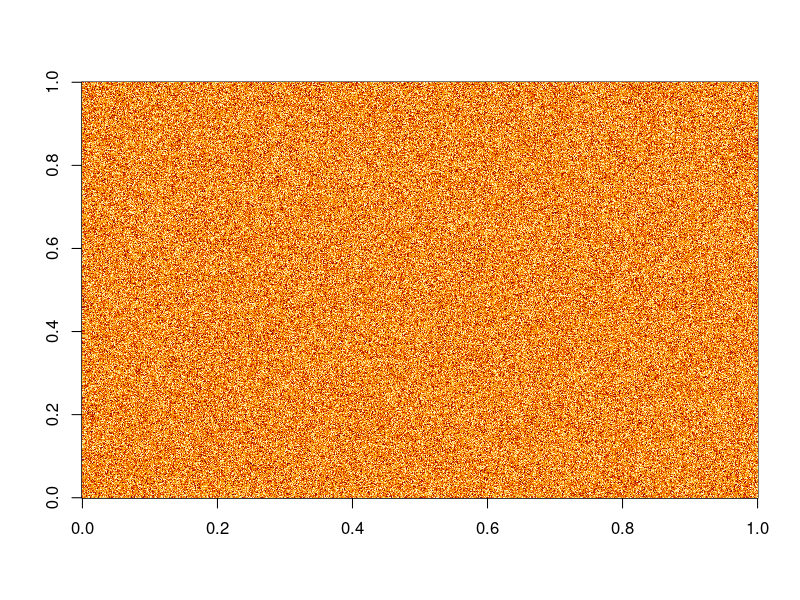
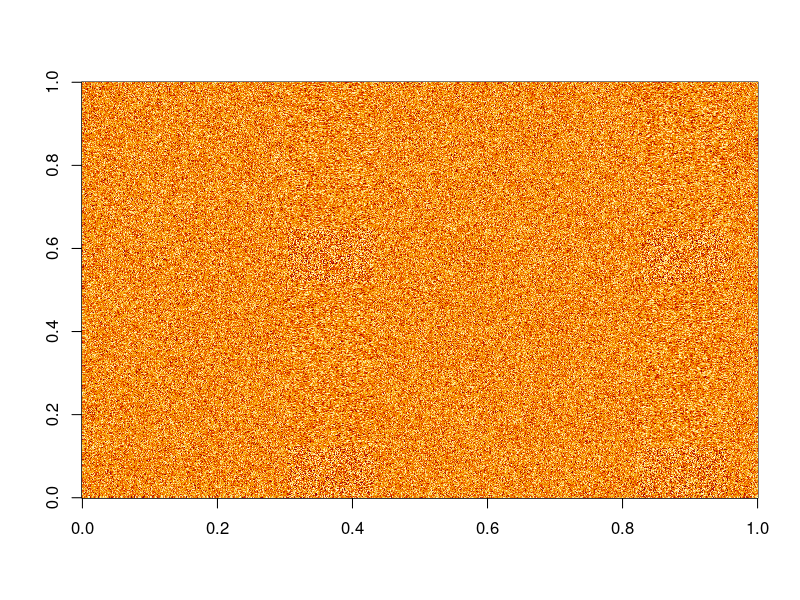
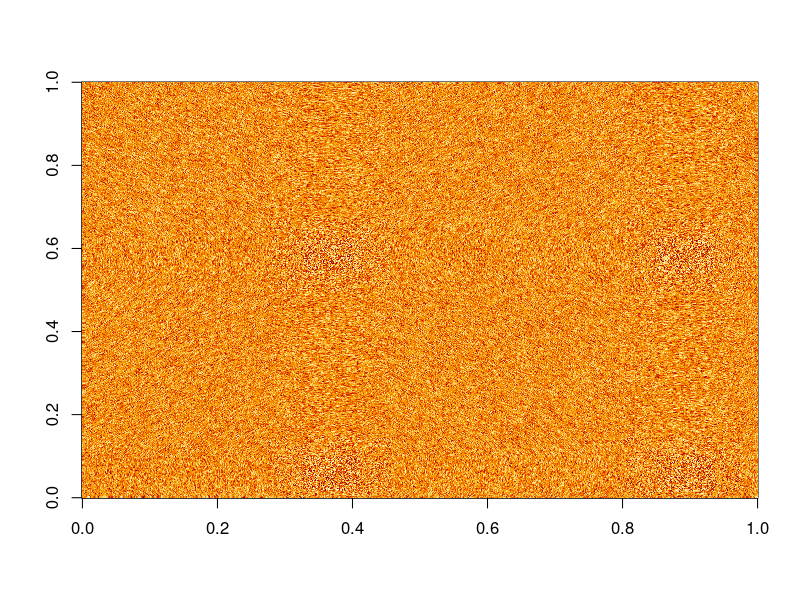
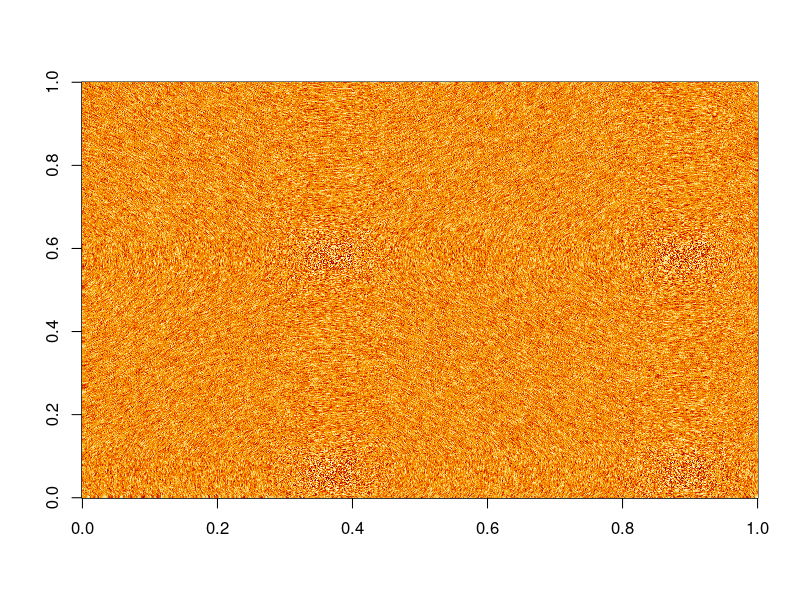
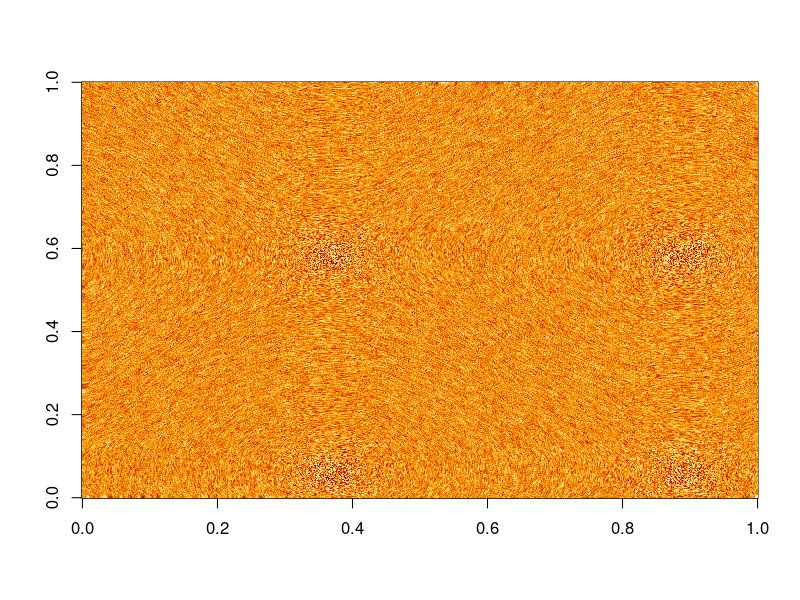
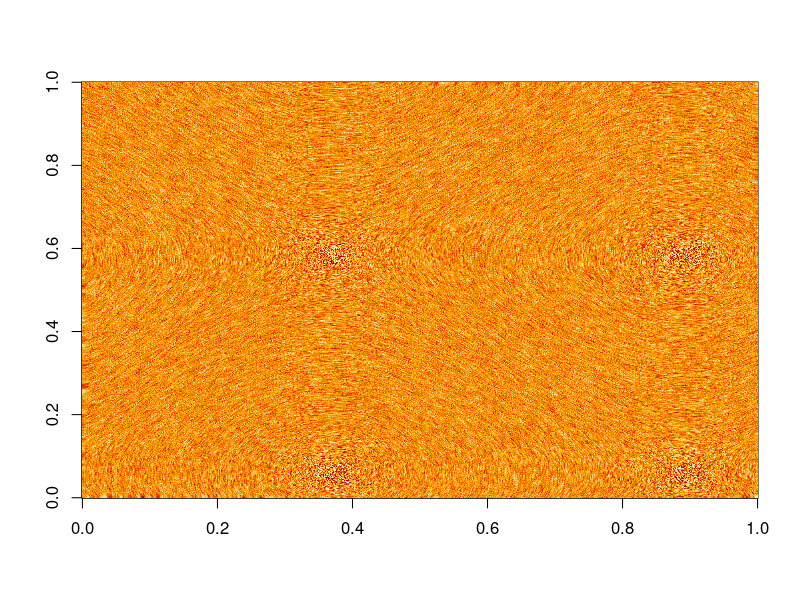
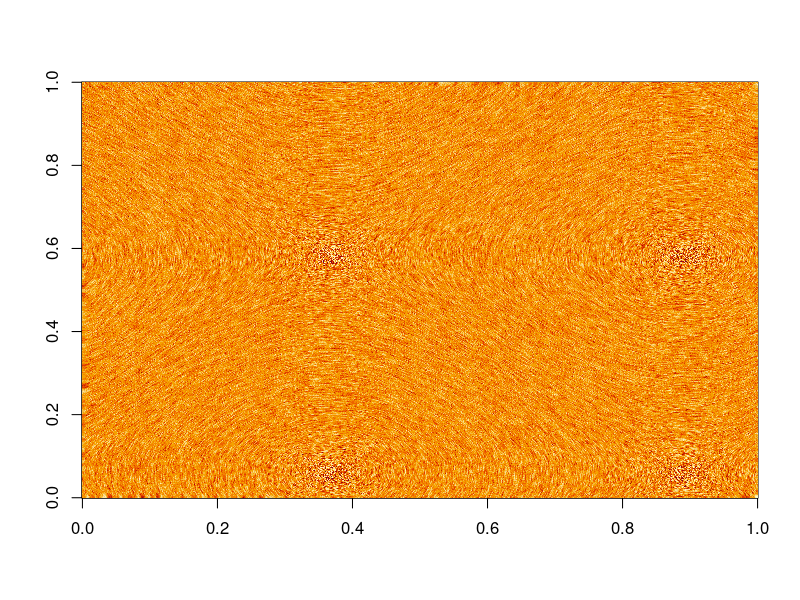
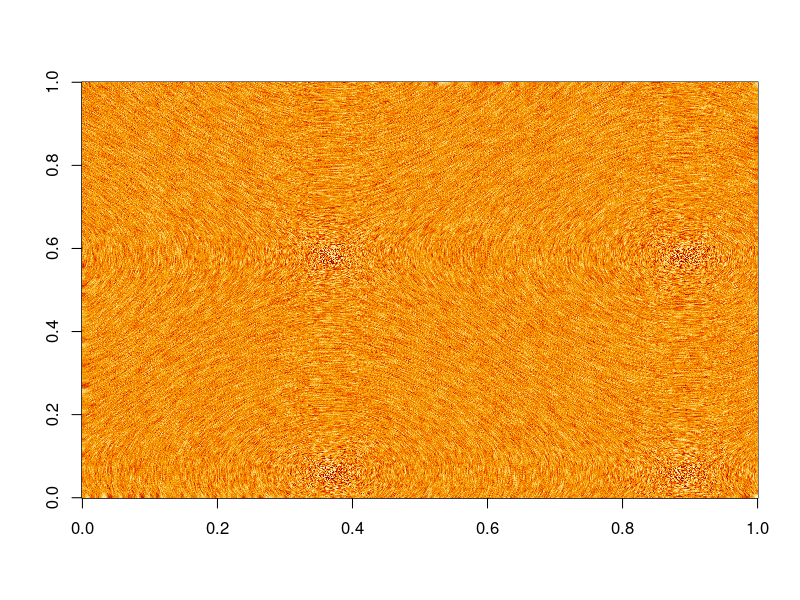

The R source for these figures, in order: (Note: a time limit stopped this script after it produced the figures.)
# vector field visualization
vector_field <- function(
  f,  # Function describing the vector field
  xmin=0, xmax=1, ymin=0, ymax=1,
  width=600, height=600,
  iterations=50,
  epsilon=.01,
  trace=TRUE
) {
  z <- matrix(runif(width*height),nr=height)
  i_to_x <- function(i) xmin + i / width  * (xmax - xmin)
  j_to_y <- function(j) ymin + j / height * (ymax - ymin)
  x_to_i <- function(x) pmin( width,  pmax( 1, floor( (x-xmin)/(xmax-xmin) * width  ) ) )
  y_to_j <- function(y) pmin( height, pmax( 1, floor( (y-ymin)/(ymax-ymin) * height ) ) )
  i <- col(z)
  j <- row(z)
  x <- i_to_x(i)
  y <- j_to_y(j)
  res <- z
  for(k in 1:iterations) {
    v <- matrix( f(x, y), nc=2 )
    x <- x+.01*v[,1]
    y <- y+.01*v[,2]
    i <- x_to_i(x)
    j <- y_to_j(y)
    res <- res + z[cbind(i,j)]
    if(trace) {
      cat(k, "/", iterations, "\n", sep="")
      dev.hold()
      image(res)
      dev.flush()
    }
  }
  if(trace) {
    dev.hold()
    image(res>quantile(res,.6), col=0:1)
    dev.flush()
  }
  res
}

# Sample data
van_der_Pol <- function(x,y, mu=1) c(cos(y-pi/4), sin(x-0.5))
res <- vector_field(
  van_der_Pol,
  xmin=-3, xmax=3, ymin=-3, ymax=3,
  width=800, height=800,
  iterations=500,
  epsilon=.01
)
image(-res)
